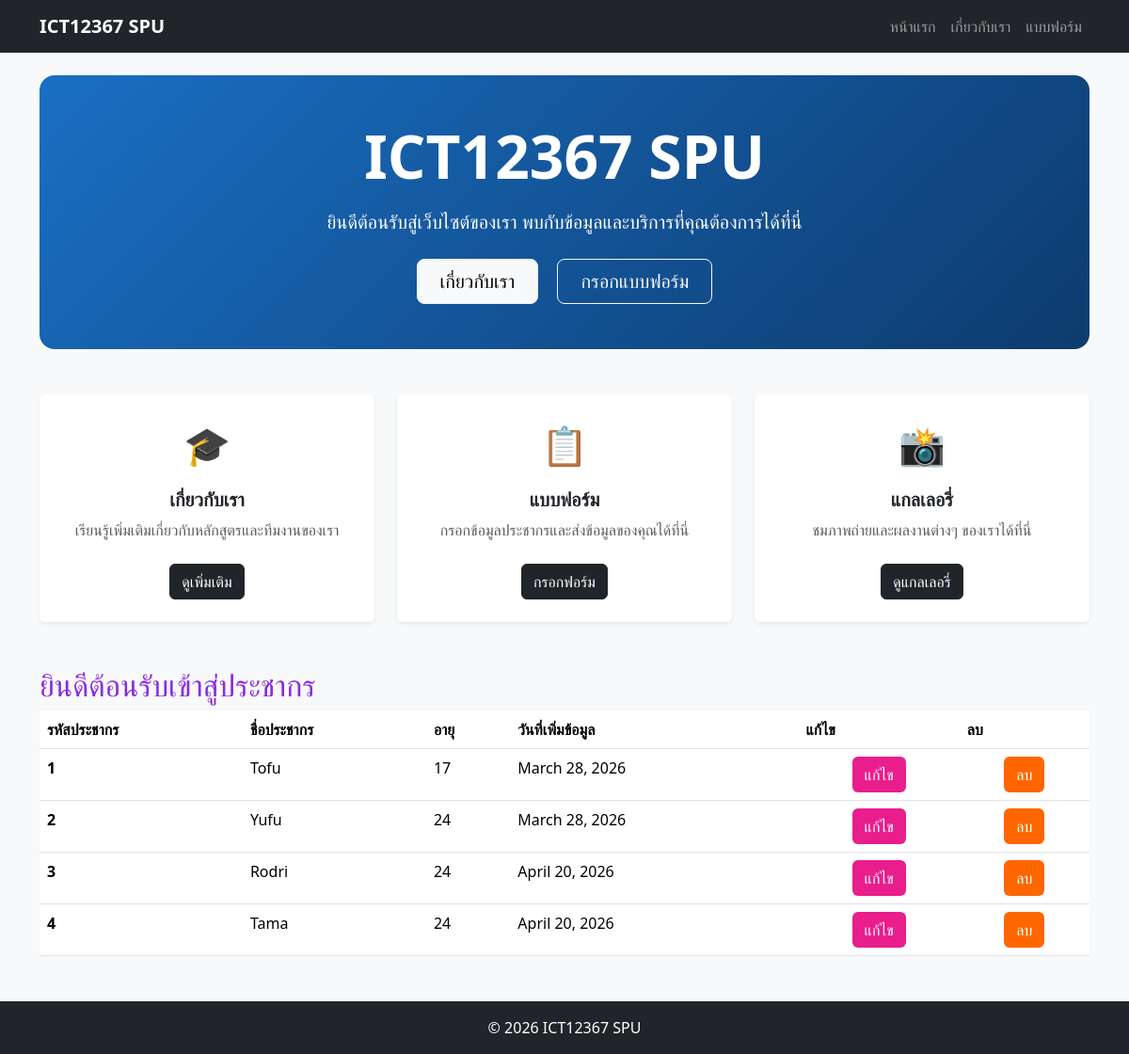
Before: / with the older database file.
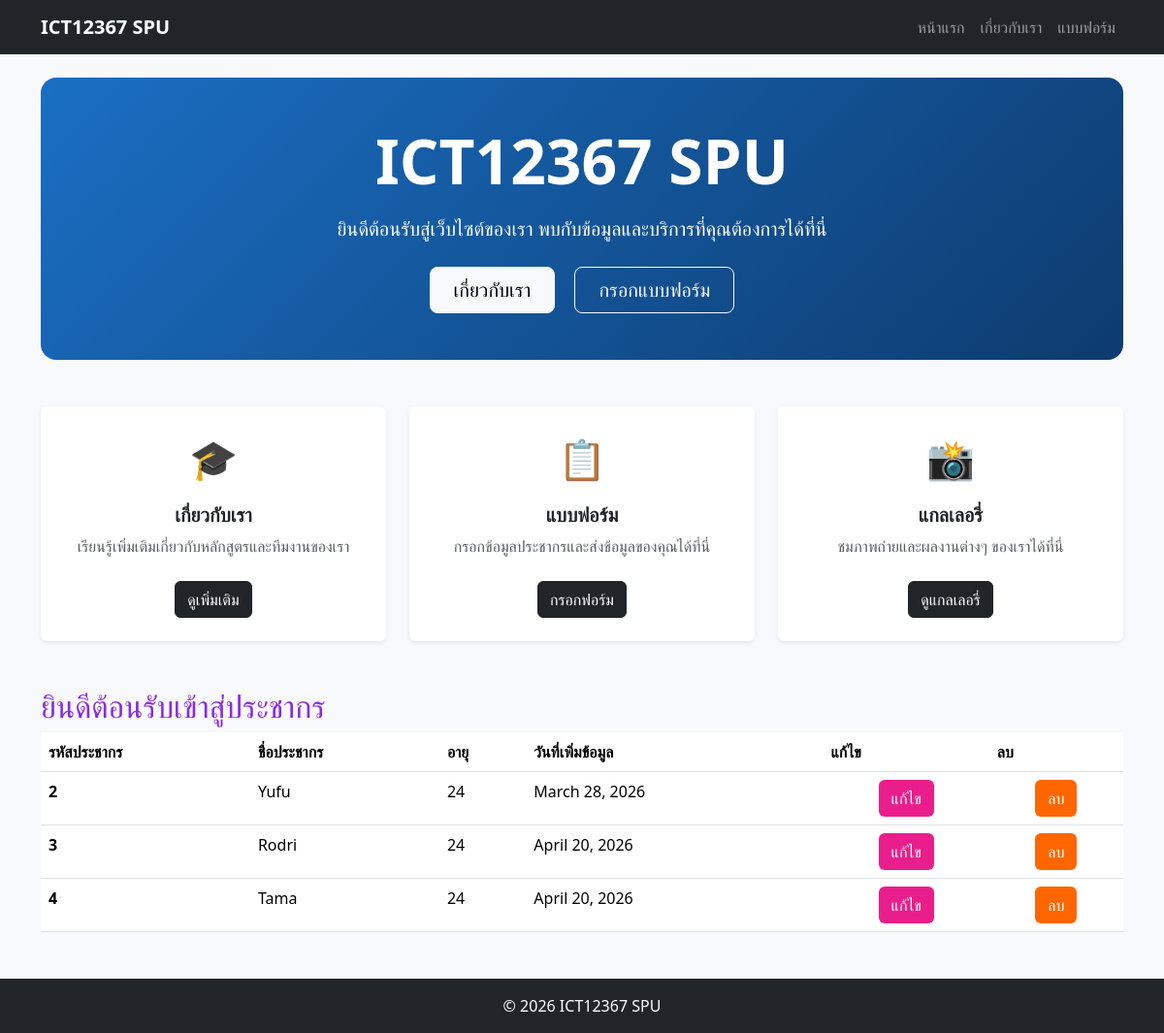
After: the same page with the newer database file.
### myapp/models.py (models this page shows, shortened)
class Person(models.Model):
    name = models.CharField(max_length=100)
    age = models.IntegerField()
    date = models.DateField(auto_now_add=True)

### myapp/views.py (the view)
# urls.py: path('', views.index),
def index(request):
    all_Person = Person.objects.all()
    return render(request, "index.html", {"all_person": all_Person})

### myapp/templates/index.html (shortened to what this page needs)
{% extends "base.html" %}
{% block content %}
<div class="text-center py-5 px-4 rounded-4 text-white mb-5"
     style="background: linear-gradient(135deg, #1a6fc4, #0d3b6e);">
    <h1 class="display-3 fw-bold">ICT12367 SPU</h1>
    <p class="lead mt-3 mx-auto" style="max-width: 600px;">
        ยินดีต้อนรับสู่เว็บไซต์ของเรา พบกับข้อมูลและบริการที่คุณต้องการได้ที่นี่
    </p>
    <div class="mt-4">
        <a href="/about" class="btn btn-light btn-lg me-3 px-4">เกี่ยวกับเรา</a>
        <a href="/form" class="btn btn-outline-light btn-lg px-4">กรอกแบบฟอร์ม</a>
    </div>
</div>
<div class="row g-4 text-center mb-5">
    <div class="col-md-4">
        <div class="card h-100 shadow-sm border-0">
            <div class="card-body py-4">
                <div class="fs-1 mb-3">🎓</div>
                <h5 class="card-title fw-bold">เกี่ยวกับเรา</h5>
                <p class="card-text text-muted">เรียนรู้เพิ่มเติมเกี่ยวกับหลักสูตรและทีมงานของเรา</p>
                <a href="/about" class="btn btn-dark mt-2">ดูเพิ่มเติม</a>
            </div>
        </div>
    </div>
    <div class="col-md-4">
        <div class="card h-100 shadow-sm border-0">
            <div class="card-body py-4">
                <div class="fs-1 mb-3">📋</div>
                <h5 class="card-title fw-bold">แบบฟอร์ม</h5>
                <p class="card-text text-muted">กรอกข้อมูลประชากรและส่งข้อมูลของคุณได้ที่นี่</p>
                <a href="/form" class="btn btn-dark mt-2">กรอกฟอร์ม</a>
            </div>
        </div>
    </div>
    <div class="col-md-4">
        <div class="card h-100 shadow-sm border-0">
            <div class="card-body py-4">
                <div class="fs-1 mb-3">📸</div>
                <h5 class="card-title fw-bold">แกลเลอรี่</h5>
                <p class="card-text text-muted">ชมภาพถ่ายและผลงานต่างๆ ของเราได้ที่นี่</p>
                <a href="/about" class="btn btn-dark mt-2">ดูแกลเลอรี่</a>
            </div>
        </div>
    </div>
</div>
<h2 style="color: blueviolet;">ยินดีต้อนรับเข้าสู่ประชากร</h2>
<table class="table table-hover">
    <thead>
        <tr>
            <th scope="col">รหัสประชากร</th>
            <th scope="col">ชื่อประชากร</th>
            <th scope="col">อายุ</th>
            <th scope="col">วันที่เพิ่มข้อมูล</th>
            <th scope="col">แก้ไข</th>
            <th scope="col">ลบ</th>
        </tr>
    </thead>
    <tbody>
    {% for person in all_person %}
    <tr>
        <th scope="row">{{ person.id }}</th>
        <td>{{ person.name }}</td>
        <td>{{ person.age }}</td>
        <td>{{ person.date|date:"F j, Y" }}</td>
        <td class="text-center">
            <a href="/edit/{{ person.id }}/" class="btn" style="background-color: #e91e8c; color: white;">แก้ไข</a>
        </td>
        <td class="text-center">
            <a href="/delete/{{ person.id }}/" class="btn" style="background-color: #ff6600; color: white;">ลบ</a>
        </td>
    </tr>
    {% endfor %}
</tbody>
</table>
{% endblock %}

### myapp/templates/base.html (shortened to what this page needs)
<!DOCTYPE html>
<html lang="th">
<head>
    <link href="https://cdn.jsdelivr.net/npm/bootstrap@5.3.2/dist/css/bootstrap.min.css" rel="stylesheet">
</head>
<body class="bg-light">
<nav class="navbar navbar-expand-lg navbar-dark bg-dark">
    <div class="container">
        <a class="navbar-brand fw-bold" href="/">ICT12367 SPU</a>
        <div class="navbar-nav ms-auto">
            <a class="nav-link" href="/">หน้าแรก</a>
            <a class="nav-link" href="/about">เกี่ยวกับเรา</a>
            <a class="nav-link" href="/form">แบบฟอร์ม</a>
        </div>
    </div>
</nav>
<div class="container mt-4">
    {% block content %}
    {% endblock %}
</div>
<footer class="text-center text-white py-3 mt-5 bg-dark">
    © 2026 ICT12367 SPU
</footer>
</body>
</html>

Changed rows visible on the page:
removed Person: id "1", name "Tofu", age "17", date "March 28, 2026"
